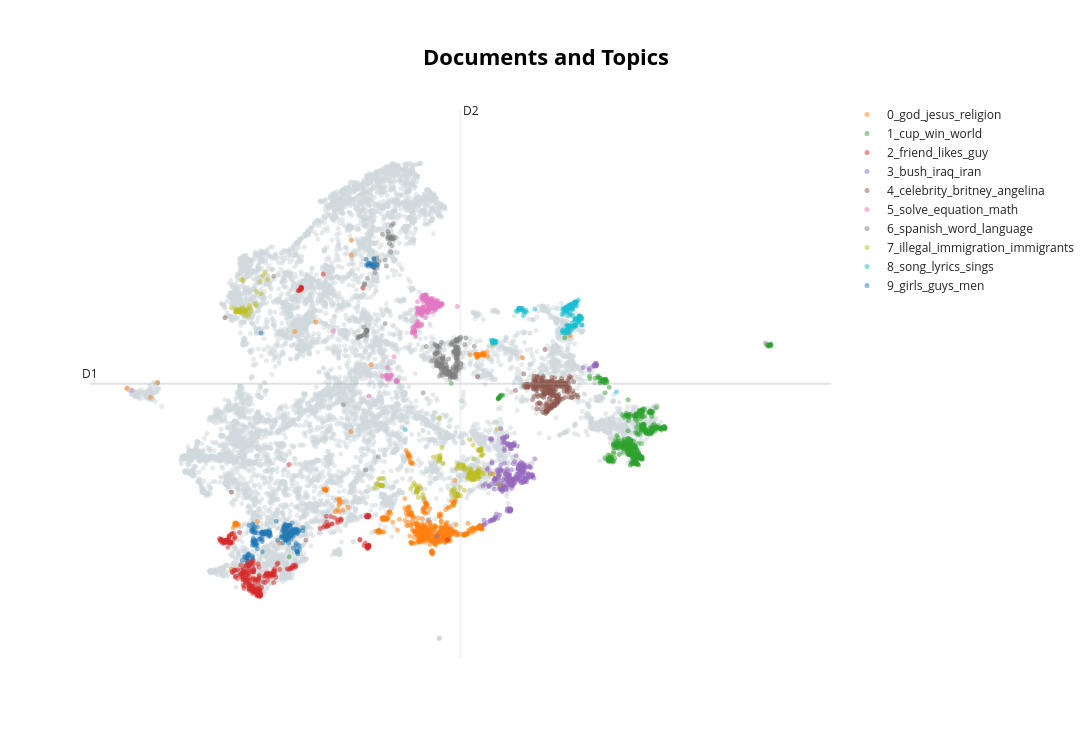

Notebook code cell kept with this figure:
### Code cell
model.visualize_documents(docs, hide_annotations=True)

### Figure 1 — Plotly figure (JSON) as saved in the notebook; plotly's stock layout.template omitted (floating-point values rounded to 4 significant figures; data arrays with more than 128 entries replaced by an {"elided": "..."} marker saying what was removed)
{"data": [{"hoverinfo": "text", "hovertext": {"elided": "10682 str values"}, "marker": {"color": "#CFD8DC", "opacity": 0.5, "size": 5}, "mode": "markers+text", "name": "other", "showlegend": false, "type": "scattergl", "x": {"elided": "10682 float values"}, "y": {"elided": "10682 float values"}}, {"hoverinfo": "text", "hovertext": {"elided": "654 str values"}, "marker": {"opacity": 0.5, "size": 5}, "mode": "markers+text", "name": "0_god_jesus_religion", "text": {"elided": "654 str values"}, "textfont": {"size": 12}, "type": "scattergl", "x": {"elided": "654 float values"}, "y": {"elided": "654 float values"}}, {"hoverinfo": "text", "hovertext": {"elided": "540 str values"}, "marker": {"opacity": 0.5, "size": 5}, "mode": "markers+text", "name": "1_cup_win_world", "text": {"elided": "540 str values"}, "textfont": {"size": 12}, "type": "scattergl", "x": {"elided": "540 float values"}, "y": {"elided": "540 float values"}}, {"hoverinfo": "text", "hovertext": {"elided": "325 str values"}, "marker": {"opacity": 0.5, "size": 5}, "mode": "markers+text", "name": "2_friend_likes_guy", "text": {"elided": "325 str values"}, "textfont": {"size": 12}, "type": "scattergl", "x": {"elided": "325 float values"}, "y": {"elided": "325 float values"}}, {"hoverinfo": "text", "hovertext": {"elided": "317 str values"}, "marker": {"opacity": 0.5, "size": 5}, "mode": "markers+text", "name": "3_bush_iraq_iran", "text": {"elided": "317 str values"}, "textfont": {"size": 12}, "type": "scattergl", "x": {"elided": "317 float values"}, "y": {"elided": "317 float values"}}, {"hoverinfo": "text", "hovertext": {"elided": "316 str values"}, "marker": {"opacity": 0.5, "size": 5}, "mode": "markers+text", "name": "4_celebrity_britney_angelina", "text": {"elided": "316 str values"}, "textfont": {"size": 12}, "type": "scattergl", "x": {"elided": "316 float values"}, "y": {"elided": "316 float values"}}, {"hoverinfo": "text", "hovertext": {"elided": "257 str values"}, "marker": {"opacity": 0.5, "size": 5}, "mode": "markers+text", "name": "5_solve_equation_math", "text": {"elided": "257 str values"}, "textfont": {"size": 12}, "type": "scattergl", "x": {"elided": "257 float values"}, "y": {"elided": "257 float values"}}, {"hoverinfo": "text", "hovertext": {"elided": "242 str values"}, "marker": {"opacity": 0.5, "size": 5}, "mode": "markers+text", "name": "6_spanish_word_language", "text": {"elided": "242 str values"}, "textfont": {"size": 12}, "type": "scattergl", "x": {"elided": "242 float values"}, "y": {"elided": "242 float values"}}, {"hoverinfo": "text", "hovertext": {"elided": "230 str values"}, "marker": {"opacity": 0.5, "size": 5}, "mode": "markers+text", "name": "7_illegal_immigration_immigrants", "text": {"elided": "230 str values"}, "textfont": {"size": 12}, "type": "scattergl", "x": {"elided": "230 float values"}, "y": {"elided": "230 float values"}}, {"hoverinfo": "text", "hovertext": {"elided": "222 str values"}, "marker": {"opacity": 0.5, "size": 5}, "mode": "markers+text", "name": "8_song_lyrics_sings", "text": {"elided": "222 str values"}, "textfont": {"size": 12}, "type": "scattergl", "x": {"elided": "222 float values"}, "y": {"elided": "222 float values"}}, {"hoverinfo": "text", "hovertext": {"elided": "215 str values"}, "marker": {"opacity": 0.5, "size": 5}, "mode": "markers+text", "name": "9_girls_guys_men", "text": {"elided": "215 str values"}, "textfont": {"size": 12}, "type": "scattergl", "x": {"elided": "215 float values"}, "y": {"elided": "215 float values"}}], "layout": {"annotations": [{"showarrow": false, "text": "D1", "x": -6.188, "y": 3.382, "yshift": 10}, {"showarrow": false, "text": "D2", "x": 1.966, "xshift": 10, "y": 10.55}], "height": 750, "shapes": [{"line": {"color": "#CFD8DC", "width": 2}, "type": "line", "x0": 1.966, "x1": 1.966, "y0": -3.79, "y1": 10.55}, {"line": {"color": "#9E9E9E", "width": 2}, "type": "line", "x0": -6.188, "x1": 10.12, "y0": 3.382, "y1": 3.382}], "title": {"font": {"color": "Black", "size": 22}, "text": "<b>Documents and Topics", "x": 0.5, "xanchor": "center", "yanchor": "top"}, "width": 1200, "xaxis": {"visible": false}, "yaxis": {"visible": false}}}
